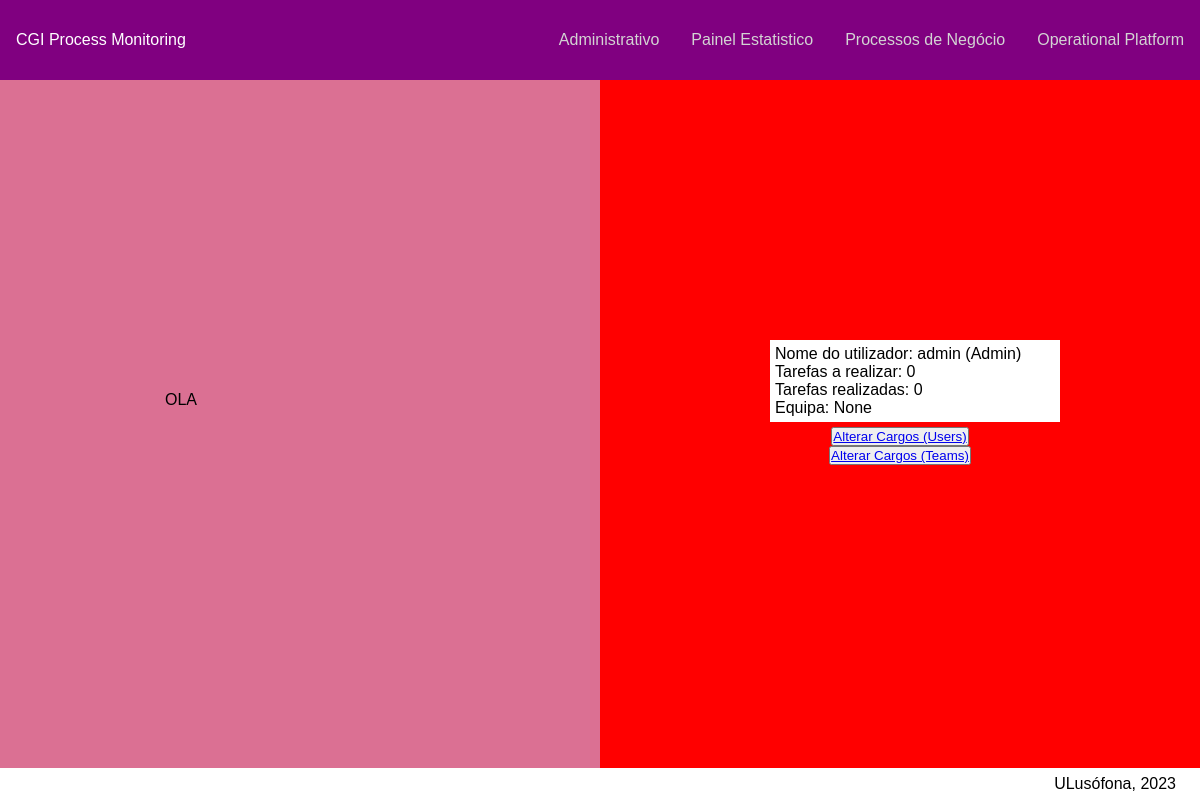
/adminPage, run on the app's committed database.
### main/models.py (models this page shows, shortened)
class UserProfile(models.Model):
    idUser = models.OneToOneField(User, on_delete=models.CASCADE, related_name="user")
    recoveryCode = models.CharField(max_length=10, blank=True)
    goal = models.IntegerField(default=100)
    idGroupUser = models.ForeignKey(Group, on_delete=models.CASCADE, related_name="groupUser")
    lastCodeSentTime = models.DateTimeField(null=True, blank=True)
    idTeam = models.ForeignKey('Team', on_delete=models.CASCADE, related_name="equipaMembros", blank=True, null=True)
    idSkills = models.ManyToManyField(Skill, related_name="skillUser")
    class Meta:
        permissions = [
            ("access_admin_page", "Can access the admin page"),
            ("access_analytic_page", "Can access the analytic page"),
            ("access_operational_page", "Can access the operational page"),
        ]

### apps/admin_platform/views.py (the view)
# urls.py: path('adminPage', views.adminPage_view, name='adminPage'),
def adminPage_view(request):
    allUsersDataBase = UserProfile.objects.all()
    countTask = countTasks(allUsersDataBase)
    context = {
        'allUsersNames': allUsersDataBase,
        'tasksDone': countTask[0],
        'tasksTodo': countTask[1]
    }
    return render(request, 'admin_platform/adminPage.html', context)

### apps/admin_platform/services.py (called while the page is built, shortened)
def countTasks(allUsersDataBase):
    tasksDone = {}
    tasksTodo = {}
    tasksDoneCount = 0
    tasksTodoCount = 0
    for user in allUsersDataBase:
        tasksDone.update({user.id: tasksDoneCount})
        tasksTodo.update({user.id: tasksTodoCount})
        tasksDoneCount = 0
        tasksTodoCount = 0
    return [tasksDone, tasksTodo]

### apps/admin_platform/templates/admin_platform/adminPage.html
{% extends 'main/main.html' %}
{% block style %}
{% load static %}
<link rel="stylesheet" type="text/css" href="{% static 'css/admin_platform/adminPage.css' %}"/>
{% endblock style %}
{% block main %}
<div class="split left">
    <div class="centered">
        <div class="TeamTasks">
            <p>OLA</p>
        </div>
    </div>
</div>
<div class="split right">
    <div class="centered">
        <div class="TeamTasks">
            {% for user in allUsersNames %}
                <div>
                    <p>Nome do utilizador: {{ user.idUser.username }} ({{ user.idGroupUser.name }})</p>
                    {% for key, value in tasksTodo.items %}
                        {% if key == user.id %}
                            <p>Tarefas a realizar: {{ value }}</p>
                        {% endif %}
                    {% endfor %}
                    {% for key, value in tasksDone.items %}
                        {% if key == user.id %}
                            <p>Tarefas realizadas: {{ value }}</p>
                        {% endif %}
                    {% endfor %}
                    <p>Equipa: {{ user.idTeam }}</p>
                </div>
            {% endfor %}
        </div>
        <button>
            <a href="{% url 'gerirCargosUsers' %}" class="btn btn-primary">Alterar Cargos (Users)</a>
        </button>
        <br>
        <button>
            <a href="{% url 'gerirCargosTeams' %}" class="btn btn-primary">Alterar Cargos (Teams)</a>
        </button>
    </div>
</div>
{% endblock %}

### static/css/main/main.css (style rules this page uses)
* { padding: 0; margin: 0; box-sizing:border-box; font-family: sans-serif; }

### static/css/admin_platform/adminPage.css (style rules this page uses)
.split { height: 100%; width: 50%; position: fixed; top: 0; overflow-x: hidden; padding-top: 20px; }
.left { left: 0; background-color: palevioletred; }
.right { right: 0; background-color: red; }
.centered { position: absolute; top: 50%; left: 50%; transform: translate(-50%, -50%); text-align: center; }
.TeamTasks { text-align: left; margin-left: 5%; width: 300px; }
.TeamTasks > div { background-color: white; width: auto; padding: 5px; margin: 5px; color: black; }

### data on the page
UserProfile: idUser.username "admin", idGroupUser.name "Admin", tasksTodo "0", tasksDone "0", idTeam "None"
